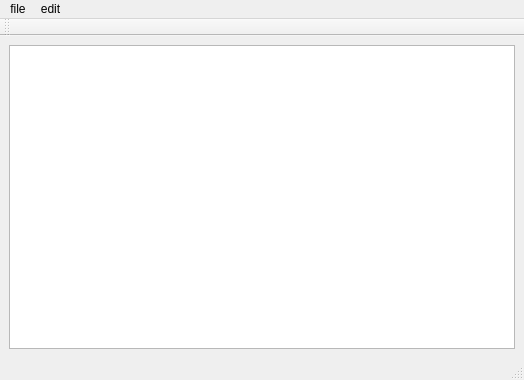
<?xml version="1.0" encoding="UTF-8"?>
<ui version="4.0">
 <class>MainWindow</class>
 <widget class="QMainWindow" name="MainWindow">
  <property name="geometry">
   <rect>
    <x>0</x>
    <y>0</y>
    <width>524</width>
    <height>380</height>
   </rect>
  </property>
  <property name="windowTitle">
   <string>Notepad#    by Filszu</string>
  </property>
  <widget class="QWidget" name="centralwidget">
   <property name="minimumSize">
    <size>
     <width>524</width>
     <height>0</height>
    </size>
   </property>
   <layout class="QVBoxLayout" name="verticalLayout_2">
    <item>
     <layout class="QVBoxLayout" name="verticalLayout">
      <property name="sizeConstraint">
       <enum>QLayout::SetMaximumSize</enum>
      </property>
      <item>
       <widget class="QTextEdit" name="textEdit"/>
      </item>
     </layout>
    </item>
   </layout>
  </widget>
  <widget class="QMenuBar" name="menubar">
   <property name="geometry">
    <rect>
     <x>0</x>
     <y>0</y>
     <width>524</width>
     <height>21</height>
    </rect>
   </property>
   <widget class="QMenu" name="menunew">
    <property name="title">
     <string>file</string>
    </property>
    <addaction name="actionopen"/>
    <addaction name="actionnew"/>
    <addaction name="actionsave_as"/>
    <addaction name="actionprint"/>
    <addaction name="actionexit"/>
   </widget>
   <widget class="QMenu" name="menuedit">
    <property name="title">
     <string>edit</string>
    </property>
    <addaction name="actioncopy"/>
    <addaction name="actionpaste"/>
    <addaction name="actionundo"/>
    <addaction name="actionredo"/>
   </widget>
   <addaction name="menunew"/>
   <addaction name="menuedit"/>
  </widget>
  <widget class="QStatusBar" name="statusbar"/>
  <widget class="QToolBar" name="toolBar">
   <property name="windowTitle">
    <string>toolBar</string>
   </property>
   <attribute name="toolBarArea">
    <enum>TopToolBarArea</enum>
   </attribute>
   <attribute name="toolBarBreak">
    <bool>false</bool>
   </attribute>
  </widget>
  <action name="actionopen">
   <property name="icon">
    <iconset resource="Resources.qrc">
     <normaloff>:/imgs/src/Icons/Open.bmp</normaloff>:/imgs/src/Icons/Open.bmp</iconset>
   </property>
   <property name="text">
    <string>open</string>
   </property>
   <property name="shortcut">
    <string>Ctrl+O</string>
   </property>
  </action>
  <action name="actionnew">
   <property name="icon">
    <iconset resource="Resources.qrc">
     <normaloff>:/imgs/src/Icons/New.bmp</normaloff>:/imgs/src/Icons/New.bmp</iconset>
   </property>
   <property name="text">
    <string>new</string>
   </property>
   <property name="shortcut">
    <string>Ctrl+N</string>
   </property>
  </action>
  <action name="actionsave_as">
   <property name="icon">
    <iconset resource="Resources.qrc">
     <normaloff>:/imgs/src/Icons/Save.bmp</normaloff>:/imgs/src/Icons/Save.bmp</iconset>
   </property>
   <property name="text">
    <string>save as</string>
   </property>
   <property name="shortcut">
    <string>Ctrl+S</string>
   </property>
  </action>
  <action name="actionprint">
   <property name="icon">
    <iconset resource="Resources.qrc">
     <normaloff>:/imgs/src/Icons/Turtle.png</normaloff>:/imgs/src/Icons/Turtle.png</iconset>
   </property>
   <property name="text">
    <string>print</string>
   </property>
   <property name="shortcut">
    <string>Ctrl+P</string>
   </property>
  </action>
  <action name="actionexit">
   <property name="icon">
    <iconset resource="Resources.qrc">
     <normaloff>:/imgs/src/Icons/DeleteSticky.bmp</normaloff>:/imgs/src/Icons/DeleteSticky.bmp</iconset>
   </property>
   <property name="text">
    <string>exit</string>
   </property>
  </action>
  <action name="actioncopy">
   <property name="icon">
    <iconset resource="Resources.qrc">
     <normaloff>:/imgs/src/Icons/Copy.bmp</normaloff>:/imgs/src/Icons/Copy.bmp</iconset>
   </property>
   <property name="text">
    <string>copy</string>
   </property>
   <property name="shortcut">
    <string>Ctrl+C</string>
   </property>
  </action>
  <action name="actionpaste">
   <property name="icon">
    <iconset resource="Resources.qrc">
     <normaloff>:/imgs/src/Icons/Paste.bmp</normaloff>:/imgs/src/Icons/Paste.bmp</iconset>
   </property>
   <property name="text">
    <string>paste</string>
   </property>
  </action>
  <action name="actionundo">
   <property name="text">
    <string>undo</string>
   </property>
  </action>
  <action name="actionredo">
   <property name="text">
    <string>redo</string>
   </property>
  </action>
 </widget>
 <resources>
  <include location="Resources.qrc"/>
 </resources>
 <connections/>
</ui>
